Frame 1 (no input): blank canvas, image omitted
Frame 60 (the mouse pressed at the canvas centre just before this capture): blank canvas, image omitted
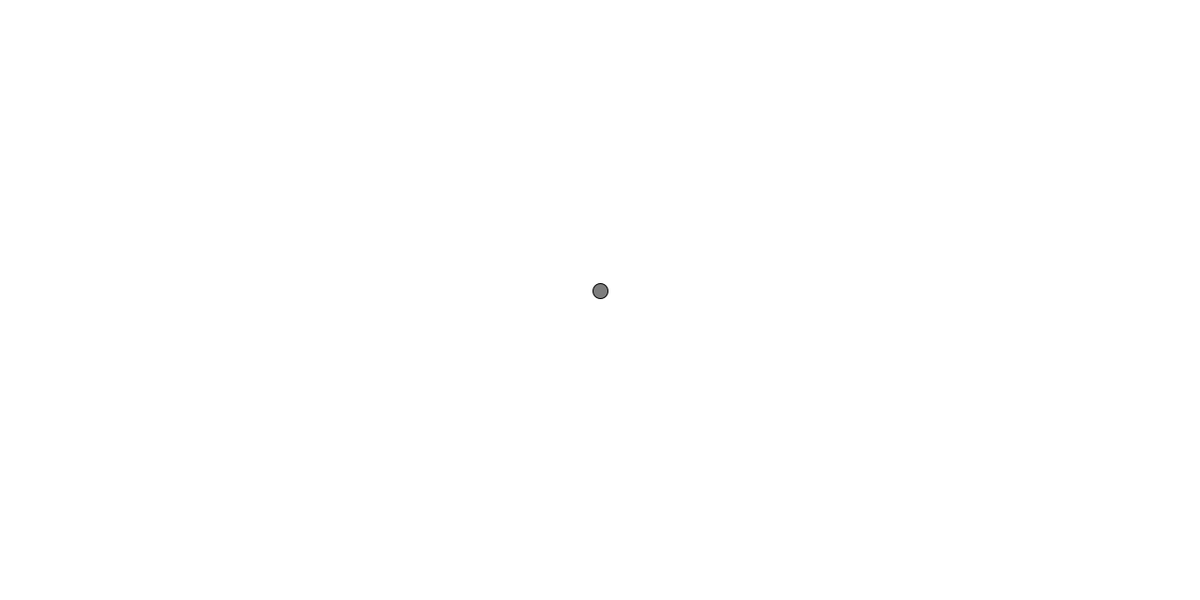
Frame 120 (the mouse held since frame 60 and released just before this capture)

The Processing sketch whose frames 1 and 60 were blank and that drew this single picture after the mouse press (run headless with seeded random() and noise(); from frame 60 on, the mouse is pressed at the canvas centre):

// Processing sketch: GrinoJ_Ex4
// ── GrinoJ_Ex4.pde
class Mover {
 PVector location, velocity;
 Mover() {
  location = new PVector(random(width), random(height));
  velocity = new PVector(random(-2,2),random(-2,2));
 }
 void update() {
  location.add(velocity); 
 }
 void display() {
  stroke(0);
  fill(125);
  ellipse(location.x, location.y, 16, 16);
 }
 void checkEdges() {
  if (location.x > width) {
   location.x = 0; 
  } else if (location.x < 0) {
    location.x = width;
  }
  if (location.y > height) {
   location.y = 0; 
  } else if (location.y < 0) {
   location.y = height; 
  }
 }
}

Mover m;
float speed = 3;

void setup() {
  size(1280, 640);
  m = new Mover();
}

void draw() {
  background(255);
  
  // Trobem el vector entre el mouse i l'objecte Mover
  PVector v = new PVector(mouseX - m.location.x, mouseY - m.location.y);
  
  // Normalitzem el vector trobat, el multipliquem per a poder augmentar/disminuir la velocitat i el posem com a velocitat de l'objecte m.
  m.velocity = v.normalize().mult(speed);
  
  println(m.velocity);
  m.update();
  m.checkEdges();
  m.display();
}




/* --------- UNUSED ------------


class Faller extends Mover{
  PVector acceleration;
  Faller() {
    super();
    acceleration = new PVector(0, 0.5);
  }
  Faller(PVector acceleration) {
   super();
   this.acceleration = acceleration;
  }
  void update() {
   velocity.add(acceleration);
   location.add(velocity);
  }
  void display() {
    stroke(0);
    fill(200);
    ellipse(location.x, location.y, 16, 16);
  }
}


-------------------------------- */
